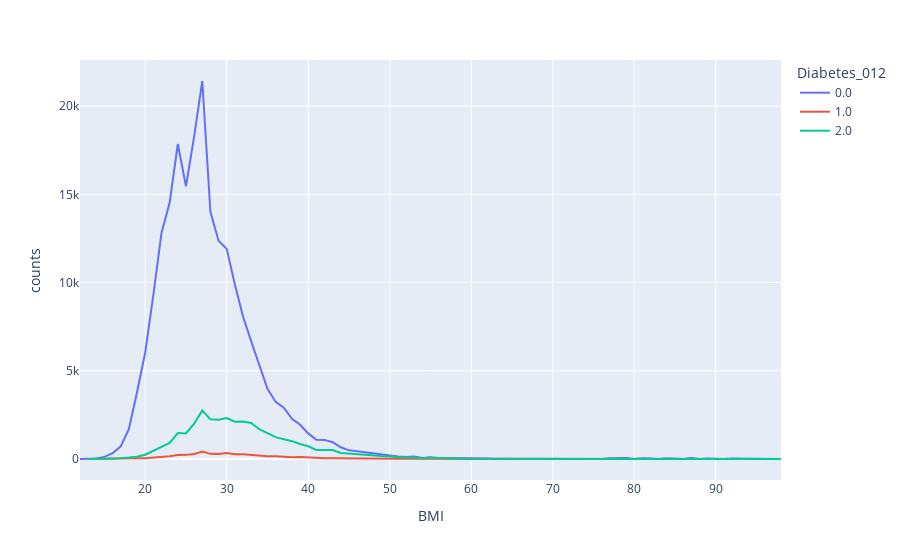

Here is the notebook cell this chart was saved with:
### Markdown cell above
*Apakah BMI mempengaruhi tingkat Diabetes?*

### Code cell
age_d=df.groupby(['BMI','Diabetes_012']).apply(lambda x:x['BMI'].count()).reset_index(name='counts')
px.line(age_d,x='BMI',y='counts',color='Diabetes_012')

### Figure 1 — Plotly figure (JSON) as saved in the notebook; plotly's stock layout.template omitted (floating-point values rounded to 4 significant figures)
{"data": [{"hovertemplate": "Diabetes_012=0.0<br>BMI=%{x}<br>counts=%{y}<extra></extra>", "legendgroup": "0.0", "line": {"color": "#636efa", "dash": "solid"}, "marker": {"symbol": "circle"}, "mode": "lines", "name": "0.0", "orientation": "v", "showlegend": true, "type": "scatter", "x": [12, 13, 14, 15, 16, 17, 18, 19, 20, 21, 22, 23, 24, 25, 26, 27, 28, 29, 30, 31, 32, 33, 34, 35, 36, 37, 38, 39, 40, 41, 42, 43, 44, 45, 46, 47, 48, 49, 50, 51, 52, 53, 54, 55, 56, 57, 58, 59, 60, 61, 62, 63, 64, 65, 66, 67, 68, 69, 70, 71, 72, 73, 74, 75, 76, 77, 79, 80, 81, 82, 83, 84, 86, 87, 88, 89, 90, 91, 92, 95, 98], "xaxis": "x", "y": [6, 18, 36, 120, 326, 719, 1705, 3795, 6039, 9301, 12811, 14541, 17849, 15460, 18275, 21423, 14002, 12371, 11909, 9891, 8077, 6674, 5304, 3975, 3236, 2909, 2283, 1943, 1452, 1088, 1084, 949, 666, 491, 443, 385, 296, 234, 212, 146, 119, 142, 64, 98, 60, 60, 34, 31, 34, 21, 25, 15, 16, 8, 4, 9, 8, 5, 10, 42, 7, 42, 14, 44, 3, 48, 61, 1, 41, 31, 1, 37, 1, 52, 2, 25, 1, 1, 27, 11, 4], "yaxis": "y"}, {"hovertemplate": "Diabetes_012=1.0<br>BMI=%{x}<br>counts=%{y}<extra></extra>", "legendgroup": "1.0", "line": {"color": "#EF553B", "dash": "solid"}, "marker": {"symbol": "circle"}, "mode": "lines", "name": "1.0", "orientation": "v", "showlegend": true, "type": "scatter", "x": [13, 14, 16, 17, 18, 19, 20, 21, 22, 23, 24, 25, 26, 27, 28, 29, 30, 31, 32, 33, 34, 35, 36, 37, 38, 39, 40, 41, 42, 43, 44, 45, 46, 47, 48, 49, 50, 51, 52, 53, 54, 55, 56, 57, 58, 59, 60, 62, 63, 65, 69, 71, 73, 74, 75, 79, 81, 84, 96], "xaxis": "x", "y": [1, 1, 2, 9, 15, 38, 47, 75, 141, 156, 232, 235, 285, 426, 292, 288, 342, 272, 277, 234, 190, 156, 157, 120, 102, 113, 82, 53, 43, 40, 31, 26, 28, 19, 8, 16, 12, 9, 10, 10, 1, 6, 6, 1, 2, 1, 4, 2, 1, 1, 1, 2, 2, 1, 2, 1, 1, 2, 1], "yaxis": "y"}, {"hovertemplate": "Diabetes_012=2.0<br>BMI=%{x}<br>counts=%{y}<extra></extra>", "legendgroup": "2.0", "line": {"color": "#00cc96", "dash": "solid"}, "marker": {"symbol": "circle"}, "mode": "lines", "name": "2.0", "orientation": "v", "showlegend": true, "type": "scatter", "x": [13, 14, 15, 16, 17, 18, 19, 20, 21, 22, 23, 24, 25, 26, 27, 28, 29, 30, 31, 32, 33, 34, 35, 36, 37, 38, 39, 40, 41, 42, 43, 44, 45, 46, 47, 48, 49, 50, 51, 52, 53, 54, 55, 56, 57, 58, 59, 60, 61, 62, 63, 64, 65, 66, 67, 68, 69, 70, 71, 72, 73, 74, 75, 77, 78, 79, 80, 81, 82, 83, 84, 85, 87, 89, 92, 95, 98], "xaxis": "x", "y": [2, 4, 12, 20, 48, 83, 135, 241, 479, 691, 913, 1469, 1451, 2002, 2757, 2251, 2231, 2322, 2112, 2120, 2040, 1687, 1444, 1240, 1118, 1012, 855, 724, 518, 512, 511, 346, 302, 279, 218, 180, 166, 148, 98, 86, 85, 48, 65, 43, 25, 35, 22, 25, 14, 16, 18, 8, 10, 9, 6, 6, 3, 5, 5, 7, 3, 1, 6, 7, 1, 4, 1, 7, 6, 1, 5, 1, 9, 3, 5, 1, 3], "yaxis": "y"}], "layout": {"legend": {"title": {"text": "Diabetes_012"}, "tracegroupgap": 0}, "margin": {"t": 60}, "xaxis": {"anchor": "y", "domain": [0, 1], "title": {"text": "BMI"}}, "yaxis": {"anchor": "x", "domain": [0, 1], "title": {"text": "counts"}}}}
